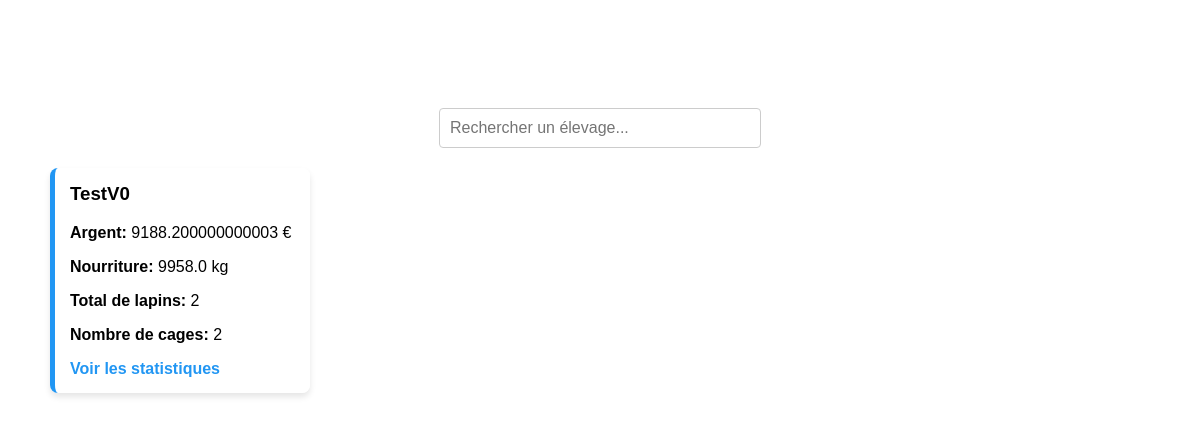
Page /jeu/rearings/ on the earlier database version.
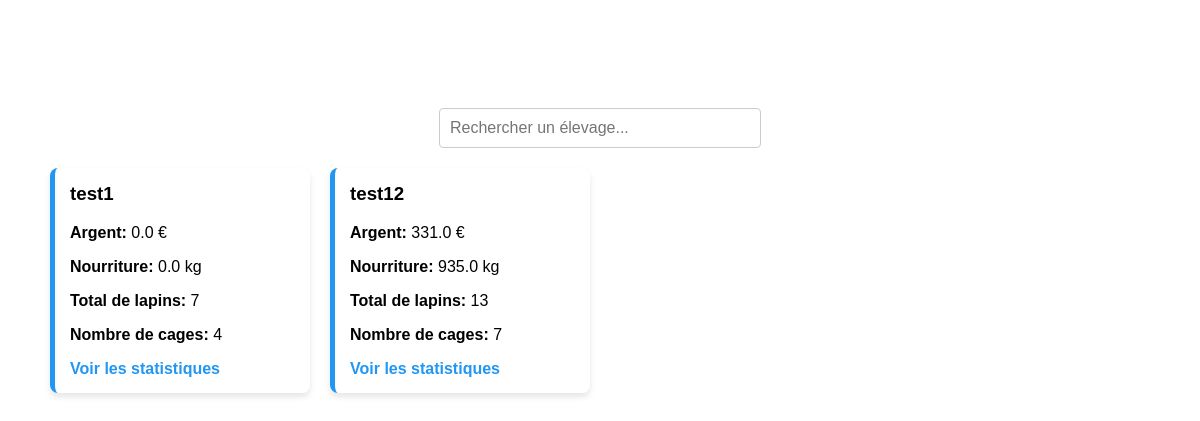
Same page on the later database version.
### jeu/models.py (models this page shows)
class Rearing(models.Model):
    rearing_name = models.CharField(max_length=20, unique=True)     # Attribut unique pour recuperer les elevages selon leur nom
    game = models.ForeignKey(Game, on_delete=models.CASCADE)        # Sers à compter le nombre de tour ( Rajouter des attributs de jeu si multijoueur)
    current_money = models.FloatField(default=0)
    current_food = models.FloatField(default=0)
    @property
    def total_rabbits(self):
        return Rabbit.objects.filter(cage__rearing=self).count()
    @property
    def total_cages(self):
        return self.cages.count()

### jeu/views.py (the view)
# urls.py: path('rearings/', views.all_rearings, name='all_rearings'),
def all_rearings(request):
    rearings = Rearing.objects.all()
    search_term = request.GET.get('search', '')
    if search_term:
        rearings = rearings.filter(rearing_name__icontains=search_term)
    return render(request, 'jeu/all_rearings.html', {
        'rearings': rearings,
        'search_term': search_term
    })

### jeu/templates/jeu/all_rearings.html (shortened to what this page needs)
<!DOCTYPE html>
{% load static %}
<html lang="fr">
<head>
    <link rel="stylesheet" href="{% static 'css/global.css' %}">
</head>
<body>
    <h1>Tous les élevages</h1>
    <div class="search-bar">
        <form method="get" action="{% url 'jeu:all_rearings' %}">
            <input type="text" name="search" value="{{ search_term }}" placeholder="Rechercher un élevage..." />
        </form>
    </div>
    <div class="rearing-list">
        {% for rearing in rearings %}
            <div class="rearing-card">
                <h3>{{ rearing.rearing_name }}</h3>
                <p><strong>Argent:</strong> {{ rearing.current_money }} €</p>
                <p><strong>Nourriture:</strong> {{ rearing.current_food }} kg</p>
                <p><strong>Total de lapins:</strong> {{ rearing.total_rabbits }}</p>
                <p><strong>Nombre de cages:</strong> {{ rearing.total_cages }}</p>
                <a href="{% url 'jeu:rearing_dashboard' rearing_name=rearing.rearing_name %}">Voir les statistiques</a>
            </div>
        {% empty %}
            <p>Aucun élevage trouvé.</p>
        {% endfor %}
    </div>
</body>
</html>

Differences in the rows shown:
changed Rearing: rearing_name "TestV0" → "test1"; current_money "9188.200000000003" → "0.0"; current_food "9958.0" → "0.0"; total_rabbits "2" → "7"; total_cages "2" → "4"
added Rearing: rearing_name "test12", current_money "331.0", current_food "935.0", total_rabbits "13", total_cages "7"
